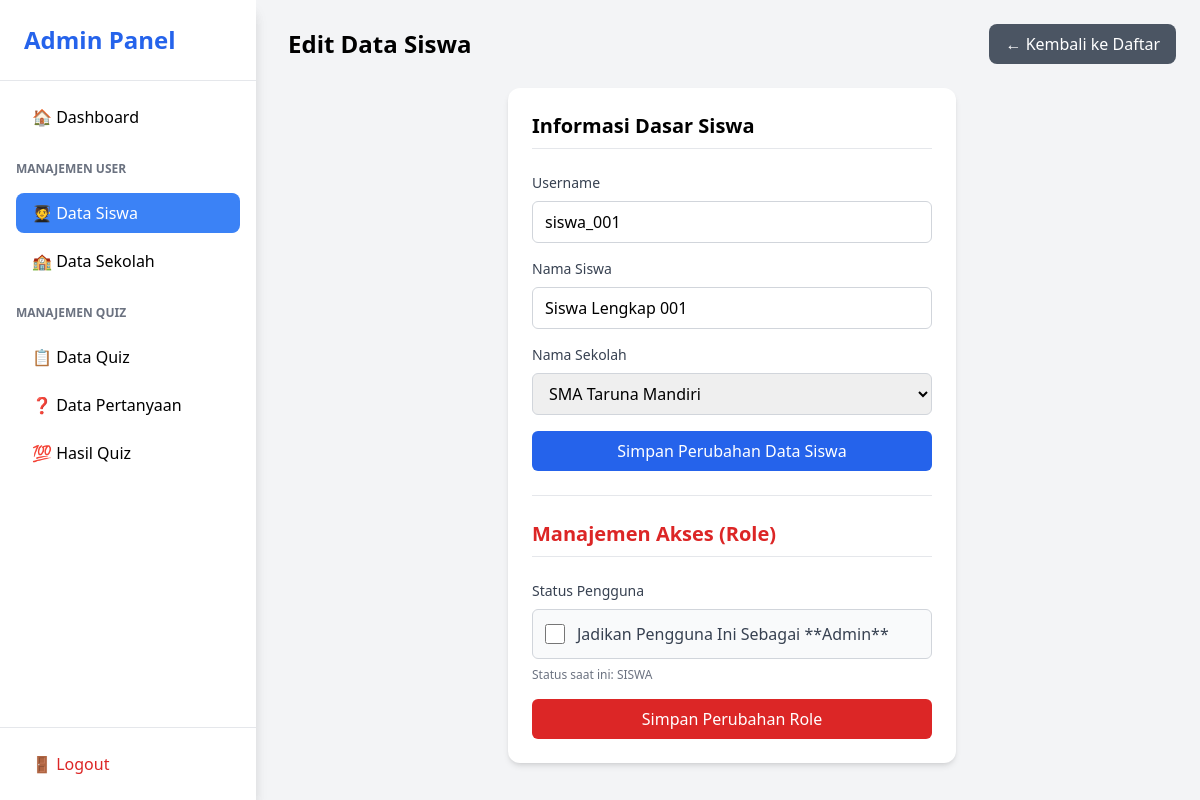
/?action=siswaAdmin&method=edit&id=1 (signed in), run on the app's committed database.
### tables this page shows
CREATE TABLE `siswa` (
  `id_siswa` int NOT NULL AUTO_INCREMENT,
  `username` varchar(50) NOT NULL,
  `nama` varchar(150) NOT NULL,
  `password` varchar(255) NOT NULL,
  `sekolah_id` int DEFAULT NULL,
  `avatar` varchar(100) DEFAULT NULL,
  PRIMARY KEY (`id_siswa`),
  UNIQUE KEY `username` (`username`),
  KEY `sekolah_id` (`sekolah_id`),
  CONSTRAINT `siswa_ibfk_1` FOREIGN KEY (`sekolah_id`) REFERENCES `sekolah` (`id_sekolah`)
);

CREATE TABLE `sekolah` (
  `id_sekolah` int NOT NULL AUTO_INCREMENT,
  `nama_sekolah` varchar(100) NOT NULL,
  PRIMARY KEY (`id_sekolah`)
);

### controller/admin/siswaController.php (called while the page is built, shortened)
<?php
include "config/koneksi.php";
include "model/admin/siswaModel.php";
function edit(){
    $id = $_GET['id'];
    $data = getSiswaById($id);
    $sekolah = getAllSekolah();
    include "view/admin/editSiswa.php";
}

### index.php (called while the page is built, shortened)
<?php
$method = $_GET['method'] ?? 'index';
$method();

### model/admin/siswaModel.php (called while the page is built, shortened)
<?php
function getAllSekolah(){
    global $conn;
    $query = mysqli_query($conn, "SELECT * FROM sekolah");
    $data = mysqli_fetch_all($query, MYSQLI_ASSOC);
    return $data;
}
function getSiswaById($id) {
    global $conn;
    $result = mysqli_query($conn, "SELECT sh.id_sekolah, sh.nama_sekolah, s.id_siswa, s.username, s.nama, s.sekolah_id FROM siswa as s INNER JOIN sekolah as sh ON s.sekolah_id = sh.id_sekolah WHERE s.id_siswa = $id");
    $data = mysqli_fetch_assoc($result);
    return $data;
}

### view/admin/editSiswa.php (the view, shortened to what this page needs)
<!DOCTYPE html>
<html lang="id">
<head>
    <script src="https://cdn.tailwindcss.com"></script>
</head>
<body class="bg-gray-100">
<div class="min-h-screen flex">
    <div class="w-64 bg-white shadow-lg fixed top-0 left-0 h-full">
        <?php include 'component/sidebar.php'; ?>
    </div>
    <main class="flex-1 pl-72 p-6">
        <div class="flex justify-between items-center mb-6">
            <h1 class="text-2xl font-bold">Edit Data Siswa</h1>
            <a href="?action=siswaAdmin" class="bg-gray-600 text-white px-4 py-2 rounded-lg hover:bg-gray-700">
                ← Kembali ke Daftar
            </a>
        </div>
        <div class="max-w-md mx-auto bg-white rounded-xl shadow-md p-6 space-y-6">
            <h2 class="text-xl font-semibold border-b pb-2 mb-4">Informasi Dasar Siswa</h2>
            <form action="?action=siswaAdmin&method=update" method="POST" class="space-y-4">
                <div>
                    <label class="block text-sm font-medium text-gray-700 mb-2">Username</label>
                    <input type="text" name="username" value="<?= $data['username'] ?>" required
                           class="w-full px-3 py-2 border border-gray-300 rounded-md focus:outline-none focus:ring-2 focus:ring-blue-500">
                </div>
                <div>
                    <label class="block text-sm font-medium text-gray-700 mb-2">Nama Siswa</label>
                    <input type="text" name="namaSiswa" value="<?= $data['nama'] ?>" required
                           class="w-full px-3 py-2 border border-gray-300 rounded-md focus:outline-none focus:ring-2 focus:ring-blue-500">
                </div>
                <div>
                    <label class="block text-sm font-medium text-gray-700 mb-2">Nama Sekolah</label>
                    <select name="sekolahId" required
                            class="w-full px-3 py-2 border border-gray-300 rounded-md focus:outline-none focus:ring-2 focus:ring-blue-500">
                        <?php foreach($sekolah as $s): ?>
                            <option value="<?= $s['id_sekolah'] ?>"
                                <?= $s['id_sekolah'] == $data['sekolah_id'] ? 'selected' : '' ?>>
                                <?= $s['nama_sekolah'] ?>
                            </option>
                        <?php endforeach; ?>
                    </select>
                </div>
                <button type="submit"
                        class="w-full bg-blue-600 text-white py-2 px-4 rounded-md hover:bg-blue-700 focus:outline-none focus:ring-2 focus:ring-blue-500">
                    Simpan Perubahan Data Siswa
                </button>
            </form>
            <hr class="my-6 border-gray-200">
            <h2 class="text-xl font-semibold border-b pb-2 mb-4 text-red-600">Manajemen Akses (Role)</h2>
            <form action="?action=siswaAdmin&method=updateRole" method="POST" class="space-y-4">
                <div>
                    <label class="block text-sm font-medium text-gray-700 mb-2">Status Pengguna</label>
                    <?php
                        $isAdmin = $data['is_admin'] ?? false;
                    ?>
                    <div class="flex items-center p-3 border rounded-md <?= $isAdmin ? 'border-red-500 bg-red-50' : 'border-gray-300 bg-gray-50' ?>">
                        <input id="is_admin" name="is_admin" type="checkbox" value="1"
                                <?= $isAdmin ? 'checked' : '' ?>
                               class="h-5 w-5 text-red-600 border-gray-300 rounded focus:ring-red-500">
                        <label for="is_admin" class="ml-3 block text-base font-medium text-gray-700">
                            Jadikan Pengguna Ini Sebagai **Admin**
                        </label>
                    </div>
                    <?php if ($isAdmin): ?>
                        <p class="text-xs text-red-500 mt-2">Status saat ini: ADMIN</p>
                    <?php else: ?>
                        <p class="text-xs text-gray-500 mt-2">Status saat ini: SISWA</p>
                    <?php endif; ?>
                </div>
                <button type="submit"
                        class="w-full bg-red-600 text-white py-2 px-4 rounded-md hover:bg-red-700 focus:outline-none focus:ring-2 focus:ring-red-500">
                    Simpan Perubahan Role
                </button>
            </form>
        </div>
    </main>
</div>
</body>
</html>

### data on the page
siswa: username "siswa_001", namaSiswa "Siswa Lengkap 001", sekolahId "SMA Taruna Mandiri"
